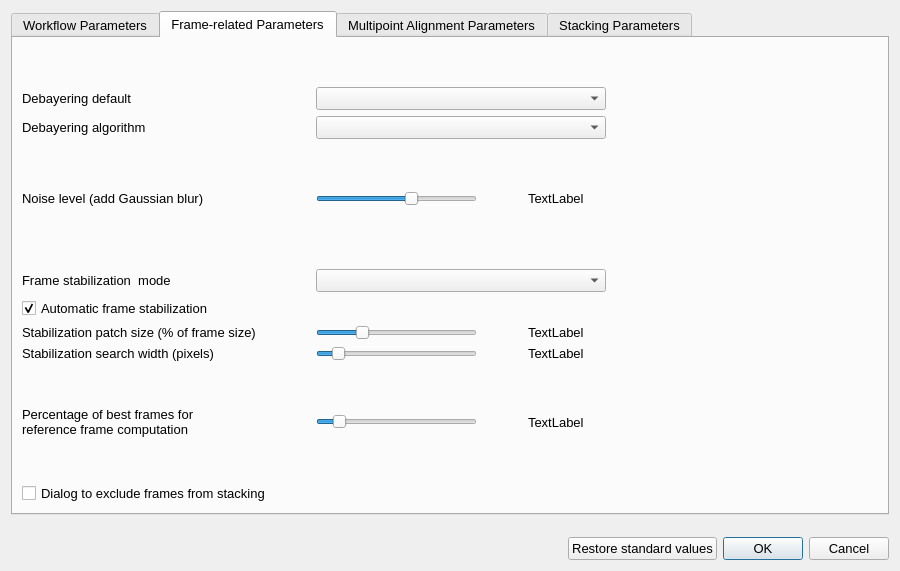
<?xml version="1.0" encoding="UTF-8"?>
<ui version="4.0">
 <class>ConfigurationDialog</class>
 <widget class="QDialog" name="ConfigurationDialog">
  <property name="geometry">
   <rect>
    <x>0</x>
    <y>0</y>
    <width>900</width>
    <height>571</height>
   </rect>
  </property>
  <property name="font">
   <font>
    <pointsize>10</pointsize>
   </font>
  </property>
  <property name="windowTitle">
   <string>Parameter Configuration</string>
  </property>
  <layout class="QGridLayout" name="GridLayout" columnstretch="5,0,0,0">
   <property name="verticalSpacing">
    <number>22</number>
   </property>
   <item row="1" column="1">
    <widget class="QPushButton" name="restore_standard_values">
     <property name="toolTip">
      <string>Reset parameters to original values. In most cases they should give satisfactory results.</string>
     </property>
     <property name="text">
      <string>Restore standard values</string>
     </property>
    </widget>
   </item>
   <item row="1" column="0">
    <spacer name="horizontalSpacer">
     <property name="orientation">
      <enum>Qt::Horizontal</enum>
     </property>
     <property name="sizeHint" stdset="0">
      <size>
       <width>40</width>
       <height>20</height>
      </size>
     </property>
    </spacer>
   </item>
   <item row="1" column="2" colspan="2">
    <widget class="QDialogButtonBox" name="buttonBox">
     <property name="standardButtons">
      <set>QDialogButtonBox::Cancel|QDialogButtonBox::Ok</set>
     </property>
    </widget>
   </item>
   <item row="0" column="0" colspan="4">
    <widget class="QTabWidget" name="tabWidget">
     <property name="currentIndex">
      <number>1</number>
     </property>
     <widget class="QWidget" name="tab_workflow">
      <attribute name="title">
       <string>Workflow Parameters</string>
      </attribute>
      <layout class="QGridLayout" name="gridLayout" rowstretch="1,3,1,3,1,3,1,0,0,0,0,7" columnstretch="3,2,2,1,5">
       <item row="1" column="0">
        <widget class="QCheckBox" name="gpwptf_checkBox">
         <property name="toolTip">
          <string>Append a protocol of this program execution to the text file &quot;PlanetarySystemStacker.log&quot; in the user's home directory.</string>
         </property>
         <property name="text">
          <string>Write protocol to file</string>
         </property>
         <property name="checked">
          <bool>true</bool>
         </property>
        </widget>
       </item>
       <item row="3" column="1">
        <spacer name="horizontalSpacer_3">
         <property name="orientation">
          <enum>Qt::Horizontal</enum>
         </property>
         <property name="sizeHint" stdset="0">
          <size>
           <width>40</width>
           <height>20</height>
          </size>
         </property>
        </spacer>
       </item>
       <item row="3" column="0">
        <widget class="QCheckBox" name="gpspwr_checkBox">
         <property name="toolTip">
          <string>Check if for each job the corresponding protocol section should be stored along with the stacked image.</string>
         </property>
         <property name="text">
          <string>Store protocol with results</string>
         </property>
        </widget>
       </item>
       <item row="3" column="3">
        <widget class="QSpinBox" name="gpbl_spinBox">
         <property name="maximum">
          <number>4</number>
         </property>
        </widget>
       </item>
       <item row="2" column="0">
        <spacer name="verticalSpacer_13">
         <property name="orientation">
          <enum>Qt::Vertical</enum>
         </property>
         <property name="sizeHint" stdset="0">
          <size>
           <width>20</width>
           <height>40</height>
          </size>
         </property>
        </spacer>
       </item>
       <item row="3" column="4">
        <spacer name="horizontalSpacer_2">
         <property name="orientation">
          <enum>Qt::Horizontal</enum>
         </property>
         <property name="sizeHint" stdset="0">
          <size>
           <width>40</width>
           <height>20</height>
          </size>
         </property>
        </spacer>
       </item>
       <item row="5" column="0">
        <widget class="QCheckBox" name="spp_checkBox">
         <property name="toolTip">
          <string>Postprocess the stacked image immediately after stacking,
rather than in a separate job</string>
         </property>
         <property name="text">
          <string>Stacking plus postprocessing</string>
         </property>
        </widget>
       </item>
       <item row="3" column="2">
        <widget class="QLabel" name="gpbl_label_parameter">
         <property name="toolTip">
          <string>Level of data buffering, 0 for no buffering, 4 for buffering all frames and intermediate results.</string>
         </property>
         <property name="text">
          <string>Data buffering level</string>
         </property>
         <property name="alignment">
          <set>Qt::AlignLeading|Qt::AlignLeft|Qt::AlignVCenter</set>
         </property>
        </widget>
       </item>
       <item row="0" column="0">
        <spacer name="verticalSpacer_12">
         <property name="orientation">
          <enum>Qt::Vertical</enum>
         </property>
         <property name="sizeHint" stdset="0">
          <size>
           <width>20</width>
           <height>40</height>
          </size>
         </property>
        </spacer>
       </item>
       <item row="5" column="2">
        <widget class="QLabel" name="gpif_label_parameter">
         <property name="toolTip">
          <string>Stacked and postprocessed images can be written either in &quot;png&quot;, &quot;tiff&quot; or &quot;fits&quot; format.</string>
         </property>
         <property name="text">
          <string>Write images as</string>
         </property>
         <property name="alignment">
          <set>Qt::AlignLeading|Qt::AlignLeft|Qt::AlignVCenter</set>
         </property>
        </widget>
       </item>
       <item row="1" column="3">
        <widget class="QSpinBox" name="gppl_spinBox">
         <property name="maximum">
          <number>2</number>
         </property>
         <property name="value">
          <number>1</number>
         </property>
        </widget>
       </item>
       <item row="5" column="3">
        <widget class="QComboBox" name="gpif_comboBox"/>
       </item>
       <item row="1" column="2">
        <widget class="QLabel" name="gppl_label_parameter">
         <property name="sizePolicy">
          <sizepolicy hsizetype="Preferred" vsizetype="Fixed">
           <horstretch>0</horstretch>
           <verstretch>0</verstretch>
          </sizepolicy>
         </property>
         <property name="toolTip">
          <string>Level of detail of protocol: 0 for nothing, 1 for major steps only, 2 for detailed info.</string>
         </property>
         <property name="text">
          <string>Protocol detail level</string>
         </property>
         <property name="alignment">
          <set>Qt::AlignLeading|Qt::AlignLeft|Qt::AlignVCenter</set>
         </property>
        </widget>
       </item>
       <item row="4" column="0">
        <spacer name="verticalSpacer_14">
         <property name="orientation">
          <enum>Qt::Vertical</enum>
         </property>
         <property name="sizeHint" stdset="0">
          <size>
           <width>20</width>
           <height>40</height>
          </size>
         </property>
        </spacer>
       </item>
       <item row="6" column="0">
        <spacer name="verticalSpacer_18">
         <property name="orientation">
          <enum>Qt::Vertical</enum>
         </property>
         <property name="sizeHint" stdset="0">
          <size>
           <width>20</width>
           <height>40</height>
          </size>
         </property>
        </spacer>
       </item>
       <item row="11" column="2">
        <spacer name="verticalSpacer">
         <property name="orientation">
          <enum>Qt::Vertical</enum>
         </property>
         <property name="sizeHint" stdset="0">
          <size>
           <width>20</width>
           <height>40</height>
          </size>
         </property>
        </spacer>
       </item>
       <item row="7" column="0" colspan="2">
        <widget class="QCheckBox" name="ipfn_checkBox">
         <property name="toolTip">
          <string>The user can choose which parameter values are encoded in the name of the stacking output file name.</string>
         </property>
         <property name="text">
          <string>Include parameters in output file name</string>
         </property>
        </widget>
       </item>
       <item row="7" column="2" colspan="2">
        <widget class="QCheckBox" name="nfs_checkBox">
         <property name="text">
          <string>Number of frames to be stacked</string>
         </property>
        </widget>
       </item>
       <item row="8" column="2" colspan="2">
        <widget class="QCheckBox" name="pfs_checkBox">
         <property name="text">
          <string>Percent of frames to be stacked</string>
         </property>
        </widget>
       </item>
       <item row="9" column="2" colspan="2">
        <widget class="QCheckBox" name="apbs_checkBox">
         <property name="text">
          <string>Alignment point box size (pixels)</string>
         </property>
        </widget>
       </item>
       <item row="10" column="2" colspan="2">
        <widget class="QCheckBox" name="nap_checkBox">
         <property name="text">
          <string>Number of alignment points</string>
         </property>
        </widget>
       </item>
      </layout>
     </widget>
     <widget class="QWidget" name="tab_frames">
      <attribute name="title">
       <string>Frame-related Parameters</string>
      </attribute>
      <layout class="QGridLayout" name="gridLayout_2" rowstretch="3,3,3,3,3,0,3,3,3,3,3,3,3,0,0" columnstretch="3,1,2,2,1,2,7">
       <item row="11" column="0">
        <spacer name="verticalSpacer_7">
         <property name="orientation">
          <enum>Qt::Vertical</enum>
         </property>
         <property name="sizeHint" stdset="0">
          <size>
           <width>20</width>
           <height>40</height>
          </size>
         </property>
        </spacer>
       </item>
       <item row="4" column="5">
        <widget class="QLabel" name="fgw_label_display">
         <property name="text">
          <string>TextLabel</string>
         </property>
        </widget>
       </item>
       <item row="0" column="0">
        <spacer name="verticalSpacer_15">
         <property name="orientation">
          <enum>Qt::Vertical</enum>
         </property>
         <property name="sizeHint" stdset="0">
          <size>
           <width>20</width>
           <height>40</height>
          </size>
         </property>
        </spacer>
       </item>
       <item row="10" column="2" colspan="2">
        <widget class="QSlider" name="afsw_slider_value">
         <property name="minimum">
          <number>5</number>
         </property>
         <property name="maximum">
          <number>150</number>
         </property>
         <property name="singleStep">
          <number>5</number>
         </property>
         <property name="pageStep">
          <number>5</number>
         </property>
         <property name="value">
          <number>20</number>
         </property>
         <property name="orientation">
          <enum>Qt::Horizontal</enum>
         </property>
        </widget>
       </item>
       <item row="4" column="2" colspan="2">
        <widget class="QSlider" name="fgw_slider_value">
         <property name="minimum">
          <number>1</number>
         </property>
         <property name="maximum">
          <number>6</number>
         </property>
         <property name="singleStep">
          <number>1</number>
         </property>
         <property name="pageStep">
          <number>1</number>
         </property>
         <property name="value">
          <number>4</number>
         </property>
         <property name="sliderPosition">
          <number>4</number>
         </property>
         <property name="orientation">
          <enum>Qt::Horizontal</enum>
         </property>
        </widget>
       </item>
       <item row="1" column="0">
        <widget class="QLabel" name="fdb_label_parameter">
         <property name="toolTip">
          <string>Default debayering pattern used if no other pattern is specified for the current job. This pattern is used in creating master frames as well.</string>
         </property>
         <property name="text">
          <string>Debayering default</string>
         </property>
        </widget>
       </item>
       <item row="9" column="2" colspan="2">
        <widget class="QSlider" name="afrsf_slider_value">
         <property name="minimum">
          <number>5</number>
         </property>
         <property name="maximum">
          <number>80</number>
         </property>
         <property name="singleStep">
          <number>5</number>
         </property>
         <property name="pageStep">
          <number>5</number>
         </property>
         <property name="value">
          <number>25</number>
         </property>
         <property name="sliderPosition">
          <number>25</number>
         </property>
         <property name="orientation">
          <enum>Qt::Horizontal</enum>
         </property>
        </widget>
       </item>
       <item row="4" column="4">
        <spacer name="horizontalSpacer_5">
         <property name="orientation">
          <enum>Qt::Horizontal</enum>
         </property>
         <property name="sizeHint" stdset="0">
          <size>
           <width>36</width>
           <height>20</height>
          </size>
         </property>
        </spacer>
       </item>
       <item row="4" column="6">
        <spacer name="horizontalSpacer_6">
         <property name="orientation">
          <enum>Qt::Horizontal</enum>
         </property>
         <property name="sizeHint" stdset="0">
          <size>
           <width>271</width>
           <height>20</height>
          </size>
         </property>
        </spacer>
       </item>
       <item row="9" column="5">
        <widget class="QLabel" name="afrsf_label_display">
         <property name="text">
          <string>TextLabel</string>
         </property>
        </widget>
       </item>
       <item row="4" column="0">
        <widget class="QLabel" name="fgw_label_parameter">
         <property name="toolTip">
          <string>In the presence of noise in the image, shift detection between frames can be misled by spurious local minima.
Gaussian blur can help finding the global optimum. Try higher values for noisy images.</string>
         </property>
         <property name="text">
          <string>Noise level (add Gaussian blur)</string>
         </property>
        </widget>
       </item>
       <item row="8" column="0">
        <widget class="QCheckBox" name="afa_checkBox">
         <property name="toolTip">
          <string>Only for &quot;Surface&quot; mode: Identify frame stabilization patch automatically.</string>
         </property>
         <property name="text">
          <string>Automatic frame stabilization</string>
         </property>
         <property name="checked">
          <bool>true</bool>
         </property>
        </widget>
       </item>
       <item row="14" column="0">
        <widget class="QCheckBox" name="efs_checkBox">
         <property name="toolTip">
          <string>Include a dialog where the user can select frames which should not be used in the stacking workflow.</string>
         </property>
         <property name="text">
          <string>Dialog to exclude frames from stacking</string>
         </property>
        </widget>
       </item>
       <item row="7" column="2" colspan="4">
        <widget class="QComboBox" name="afm_comboBox">
         <property name="currentText">
          <string/>
         </property>
         <property name="currentIndex">
          <number>-1</number>
         </property>
         <property name="maxVisibleItems">
          <number>2</number>
         </property>
        </widget>
       </item>
       <item row="3" column="0">
        <spacer name="verticalSpacer_8">
         <property name="orientation">
          <enum>Qt::Vertical</enum>
         </property>
         <property name="sizeHint" stdset="0">
          <size>
           <width>20</width>
           <height>40</height>
          </size>
         </property>
        </spacer>
       </item>
       <item row="5" column="0" rowspan="2">
        <spacer name="verticalSpacer_6">
         <property name="orientation">
          <enum>Qt::Vertical</enum>
         </property>
         <property name="sizeHint" stdset="0">
          <size>
           <width>20</width>
           <height>40</height>
          </size>
         </property>
        </spacer>
       </item>
       <item row="10" column="0">
        <widget class="QLabel" name="afsw_label_parameter">
         <property name="toolTip">
          <string>Only for &quot;Surface&quot; mode: Maximum allowed shift of consecutive frames per coordinate direction in pixels.</string>
         </property>
         <property name="text">
          <string>Stabilization search width (pixels)</string>
         </property>
        </widget>
       </item>
       <item row="12" column="0">
        <widget class="QLabel" name="afafp_label_parameter">
         <property name="toolTip">
          <string>The reference frame for the multipoint alignment is computed as the average of the best frames. This value specifies the number of frames to be used.</string>
         </property>
         <property name="text">
          <string>Percentage of best frames for
reference frame computation</string>
         </property>
        </widget>
       </item>
       <item row="9" column="0">
        <widget class="QLabel" name="afrsf_label_parameter">
         <property name="toolTip">
          <string>Only for &quot;Surface&quot; mode: Size of the stabilization patch relative to the frame size.</string>
         </property>
         <property name="text">
          <string>Stabilization patch size (% of frame size)</string>
         </property>
        </widget>
       </item>
       <item row="1" column="2" colspan="4">
        <widget class="QComboBox" name="fdb_comboBox"/>
       </item>
       <item row="12" column="5">
        <widget class="QLabel" name="afafp_label_display">
         <property name="text">
          <string>TextLabel</string>
         </property>
        </widget>
       </item>
       <item row="7" column="0">
        <widget class="QLabel" name="afm_label_parameter">
         <property name="toolTip">
          <string>All frames have to be globally aligned with each other before stacking. Two modes are supported: &quot;Surface&quot; and &quot;Planetary&quot;.
In &quot;Surface&quot; mode (moon, sun) a patch with sufficient local contrast is used for image registration.
In &quot;Planetary&quot; mode, the &quot;centers of gravity&quot; of all frames are registered with each other.</string>
         </property>
         <property name="text">
          <string>Frame stabilization  mode</string>
         </property>
        </widget>
       </item>
       <item row="10" column="5">
        <widget class="QLabel" name="afsw_label_display">
         <property name="text">
          <string>TextLabel</string>
         </property>
        </widget>
       </item>
       <item row="4" column="1">
        <spacer name="horizontalSpacer_4">
         <property name="orientation">
          <enum>Qt::Horizontal</enum>
         </property>
         <property name="sizeHint" stdset="0">
          <size>
           <width>40</width>
           <height>25</height>
          </size>
         </property>
        </spacer>
       </item>
       <item row="12" column="2" colspan="2">
        <widget class="QSlider" name="afafp_slider_value">
         <property name="minimum">
          <number>3</number>
         </property>
         <property name="maximum">
          <number>30</number>
         </property>
         <property name="singleStep">
          <number>3</number>
         </property>
         <property name="pageStep">
          <number>3</number>
         </property>
         <property name="value">
          <number>6</number>
         </property>
         <property name="orientation">
          <enum>Qt::Horizontal</enum>
         </property>
        </widget>
       </item>
       <item row="13" column="0">
        <spacer name="verticalSpacer_2">
         <property name="orientation">
          <enum>Qt::Vertical</enum>
         </property>
         <property name="sizeHint" stdset="0">
          <size>
           <width>20</width>
           <height>40</height>
          </size>
         </property>
        </spacer>
       </item>
       <item row="2" column="0">
        <widget class="QLabel" name="fdbm_label_parameter">
         <property name="text">
          <string>Debayering algorithm</string>
         </property>
        </widget>
       </item>
       <item row="2" column="2" colspan="4">
        <widget class="QComboBox" name="fdbm_comboBox"/>
       </item>
      </layout>
     </widget>
     <widget class="QWidget" name="tab_alignment">
      <attribute name="title">
       <string>Multipoint Alignment Parameters</string>
      </attribute>
      <layout class="QGridLayout" name="gridLayout_3" rowstretch="1,3,1,3,1,3,1,3,12" columnstretch="3,1,4,1,1,7">
       <item row="3" column="2">
        <widget class="QSlider" name="apsw_slider_value">
         <property name="minimum">
          <number>6</number>
         </property>
         <property name="maximum">
          <number>30</number>
         </property>
         <property name="singleStep">
          <number>2</number>
         </property>
         <property name="pageStep">
          <number>2</number>
         </property>
         <property name="value">
          <number>10</number>
         </property>
         <property name="orientation">
          <enum>Qt::Horizontal</enum>
         </property>
        </widget>
       </item>
       <item row="5" column="0">
        <widget class="QLabel" name="apst_label_parameter">
         <property name="toolTip">
          <string>In the automatic construction of alignment point grids, points are discarded if there is too little local structure.
Higher values result in more points to be discarded. If the value is too low, unreliable alignment points are included.</string>
         </property>
         <property name="text">
          <string>Minimum structure</string>
         </property>
        </widget>
       </item>
       <item row="5" column="2">
        <widget class="QSlider" name="apst_slider_value">
         <property name="minimum">
          <number>1</number>
         </property>
         <property name="maximum">
          <number>30</number>
         </property>
         <property name="pageStep">
          <number>5</number>
         </property>
         <property name="value">
          <number>5</number>
         </property>
         <property name="orientation">
          <enum>Qt::Horizontal</enum>
         </property>
        </widget>
       </item>
       <item row="3" column="4">
        <widget class="QLabel" name="apsw_label_display">
         <property name="text">
          <string>TextLabel</string>
         </property>
        </widget>
       </item>
       <item row="3" column="0">
        <widget class="QLabel" name="apsw_label_parameter">
         <property name="toolTip">
          <string>Maximum allowed local warp per coordinate direction.</string>
         </property>
         <property name="text">
          <string>Max. alignment search width (pixels)</string>
         </property>
        </widget>
       </item>
       <item row="5" column="4">
        <widget class="QLabel" name="apst_label_display">
         <property name="text">
          <string>TextLabel</string>
         </property>
        </widget>
       </item>
       <item row="1" column="2">
        <widget class="QSlider" name="aphbw_slider_value">
         <property name="minimum">
          <number>20</number>
         </property>
         <property name="maximum">
          <number>140</number>
         </property>
         <property name="singleStep">
          <number>4</number>
         </property>
         <property name="pageStep">
          <number>4</number>
         </property>
         <property name="value">
          <number>40</number>
         </property>
         <property name="orientation">
          <enum>Qt::Horizontal</enum>
         </property>
        </widget>
       </item>
       <item row="1" column="4">
        <widget class="QLabel" name="aphbw_label_display">
         <property name="text">
          <string>TextLabel</string>
         </property>
        </widget>
       </item>
       <item row="8" column="1">
        <spacer name="verticalSpacer_3">
         <property name="orientation">
          <enum>Qt::Vertical</enum>
         </property>
         <property name="sizeHint" stdset="0">
          <size>
           <width>20</width>
           <height>40</height>
          </size>
         </property>
        </spacer>
       </item>
       <item row="1" column="1">
        <spacer name="horizontalSpacer_8">
         <property name="orientation">
          <enum>Qt::Horizontal</enum>
         </property>
         <property name="sizeHint" stdset="0">
          <size>
           <width>40</width>
           <height>20</height>
          </size>
         </property>
        </spacer>
       </item>
       <item row="1" column="3">
        <spacer name="horizontalSpacer_7">
         <property name="orientation">
          <enum>Qt::Horizontal</enum>
         </property>
         <property name="sizeHint" stdset="0">
          <size>
           <width>44</width>
           <height>20</height>
          </size>
         </property>
        </spacer>
       </item>
       <item row="7" column="2">
        <widget class="QSlider" name="apbt_slider_value">
         <property name="minimum">
          <number>2</number>
         </property>
         <property name="maximum">
          <number>50</number>
         </property>
         <property name="singleStep">
          <number>2</number>
         </property>
         <property name="pageStep">
          <number>2</number>
         </property>
         <property name="value">
          <number>10</number>
         </property>
         <property name="orientation">
          <enum>Qt::Horizontal</enum>
         </property>
        </widget>
       </item>
       <item row="1" column="5">
        <spacer name="horizontalSpacer_9">
         <property name="orientation">
          <enum>Qt::Horizontal</enum>
         </property>
         <property name="sizeHint" stdset="0">
          <size>
           <width>40</width>
           <height>20</height>
          </size>
         </property>
        </spacer>
       </item>
       <item row="7" column="0">
        <widget class="QLabel" name="apbt_label_parameter">
         <property name="toolTip">
          <string>In the automatic construction of alignment point grids, points are discarded if no pixels in the surrounding box are bright enough.
Higher values result in more points to be discarded. If the value is too low, unreliable alignment points are included.</string>
         </property>
         <property name="text">
          <string>Minimum brightness</string>
         </property>
        </widget>
       </item>
       <item row="2" column="0">
        <spacer name="verticalSpacer_9">
         <property name="orientation">
          <enum>Qt::Vertical</enum>
         </property>
         <property name="sizeHint" stdset="0">
          <size>
           <width>20</width>
           <height>40</height>
          </size>
         </property>
        </spacer>
       </item>
       <item row="4" column="0">
        <spacer name="verticalSpacer_10">
         <property name="orientation">
          <enum>Qt::Vertical</enum>
         </property>
         <property name="sizeHint" stdset="0">
          <size>
           <width>20</width>
           <height>40</height>
          </size>
         </property>
        </spacer>
       </item>
       <item row="7" column="4">
        <widget class="QLabel" name="apbt_label_display">
         <property name="text">
          <string>TextLabel</string>
         </property>
        </widget>
       </item>
       <item row="1" column="0">
        <widget class="QLabel" name="aphbw_label_parameter">
         <property name="toolTip">
          <string>Size of the quadratic box around an alignment point used to measure the local shift.
Smaller values result in better resolution of locality, but shift detection can fail if local contrast is low.</string>
         </property>
         <property name="text">
          <string>Alignment box width (pixels)</string>
         </property>
        </widget>
       </item>
       <item row="6" column="0">
        <spacer name="verticalSpacer_11">
         <property name="orientation">
          <enum>Qt::Vertical</enum>
         </property>
         <property name="sizeHint" stdset="0">
          <size>
           <width>20</width>
           <height>40</height>
          </size>
         </property>
        </spacer>
       </item>
       <item row="0" column="0">
        <spacer name="verticalSpacer_16">
         <property name="orientation">
          <enum>Qt::Vertical</enum>
         </property>
         <property name="sizeHint" stdset="0">
          <size>
           <width>20</width>
           <height>40</height>
          </size>
         </property>
        </spacer>
       </item>
      </layout>
     </widget>
     <widget class="QWidget" name="tab_stacking">
      <attribute name="title">
       <string>Stacking Parameters</string>
      </attribute>
      <layout class="QGridLayout" name="gridLayout_4" rowstretch="1,3,1,3,3,7" columnstretch="2,1,3,1,2,7">
       <item row="4" column="0">
        <widget class="QLabel" name="fnt_label_parameter">
         <property name="toolTip">
          <string>Pixels with brightness below this value will not be included in normalization.
This reduces the effect of background noise in the dark space around the object.</string>
         </property>
         <property name="text">
          <string>Normalization black cut-off</string>
         </property>
        </widget>
       </item>
       <item row="4" column="4">
        <widget class="QLabel" name="fnt_label_display">
         <property name="text">
          <string>TextLabel</string>
         </property>
        </widget>
       </item>
       <item row="1" column="1">
        <spacer name="horizontalSpacer_10">
         <property name="orientation">
          <enum>Qt::Horizontal</enum>
         </property>
         <property name="sizeHint" stdset="0">
          <size>
           <width>40</width>
           <height>20</height>
          </size>
         </property>
        </spacer>
       </item>
       <item row="2" column="0">
        <spacer name="verticalSpacer_5">
         <property name="orientation">
          <enum>Qt::Vertical</enum>
         </property>
         <property name="sizeHint" stdset="0">
          <size>
           <width>20</width>
           <height>40</height>
          </size>
         </property>
        </spacer>
       </item>
       <item row="3" column="0" colspan="3">
        <widget class="QCheckBox" name="fn_checkBox">
         <property name="toolTip">
          <string>Normalize the brightness of all frames. This will improve the ranking of frames and alignment patches, and reduce frame blending artifacts in stacking.</string>
         </property>
         <property name="text">
          <string>Normalize frame brightness</string>
         </property>
        </widget>
       </item>
       <item row="4" column="2">
        <widget class="QSlider" name="fnt_slider_value">
         <property name="maximum">
          <number>40</number>
         </property>
         <property name="pageStep">
          <number>2</number>
         </property>
         <property name="orientation">
          <enum>Qt::Horizontal</enum>
         </property>
        </widget>
       </item>
       <item row="5" column="2">
        <spacer name="verticalSpacer_4">
         <property name="orientation">
          <enum>Qt::Vertical</enum>
         </property>
         <property name="sizeHint" stdset="0">
          <size>
           <width>20</width>
           <height>40</height>
          </size>
         </property>
        </spacer>
       </item>
       <item row="1" column="0">
        <widget class="QLabel" name="apfp_label_parameter">
         <property name="toolTip">
          <string>At each alignment point the same number of frames are stacked.
This value specifies this number relative to the total number of frames.</string>
         </property>
         <property name="text">
          <string>Percentage of best frames
to be stacked</string>
         </property>
        </widget>
       </item>
       <item row="1" column="2">
        <widget class="QSlider" name="apfp_slider_value">
         <property name="minimum">
          <number>1</number>
         </property>
         <property name="maximum">
          <number>100</number>
         </property>
         <property name="pageStep">
          <number>1</number>
         </property>
         <property name="value">
          <number>10</number>
         </property>
         <property name="orientation">
          <enum>Qt::Horizontal</enum>
         </property>
        </widget>
       </item>
       <item row="1" column="4">
        <widget class="QLabel" name="apfp_label_display">
         <property name="text">
          <string>TextLabel</string>
         </property>
        </widget>
       </item>
       <item row="1" column="5">
        <spacer name="horizontalSpacer_12">
         <property name="orientation">
          <enum>Qt::Horizontal</enum>
         </property>
         <property name="sizeHint" stdset="0">
          <size>
           <width>40</width>
           <height>20</height>
          </size>
         </property>
        </spacer>
       </item>
       <item row="1" column="3">
        <spacer name="horizontalSpacer_11">
         <property name="orientation">
          <enum>Qt::Horizontal</enum>
         </property>
         <property name="sizeHint" stdset="0">
          <size>
           <width>40</width>
           <height>20</height>
          </size>
         </property>
        </spacer>
       </item>
       <item row="0" column="0">
        <spacer name="verticalSpacer_17">
         <property name="orientation">
          <enum>Qt::Vertical</enum>
         </property>
         <property name="sizeHint" stdset="0">
          <size>
           <width>20</width>
           <height>40</height>
          </size>
         </property>
        </spacer>
       </item>
      </layout>
     </widget>
    </widget>
   </item>
  </layout>
 </widget>
 <resources/>
 <connections>
  <connection>
   <sender>apsw_slider_value</sender>
   <signal>valueChanged(int)</signal>
   <receiver>apsw_label_display</receiver>
   <slot>setNum(int)</slot>
   <hints>
    <hint type="sourcelabel">
     <x>371</x>
     <y>134</y>
    </hint>
    <hint type="destinationlabel">
     <x>541</x>
     <y>134</y>
    </hint>
   </hints>
  </connection>
  <connection>
   <sender>aphbw_slider_value</sender>
   <signal>valueChanged(int)</signal>
   <receiver>aphbw_label_display</receiver>
   <slot>setNum(int)</slot>
   <hints>
    <hint type="sourcelabel">
     <x>371</x>
     <y>79</y>
    </hint>
    <hint type="destinationlabel">
     <x>541</x>
     <y>79</y>
    </hint>
   </hints>
  </connection>
  <connection>
   <sender>apfp_slider_value</sender>
   <signal>valueChanged(int)</signal>
   <receiver>apfp_label_display</receiver>
   <slot>setNum(int)</slot>
   <hints>
    <hint type="sourcelabel">
     <x>305</x>
     <y>104</y>
    </hint>
    <hint type="destinationlabel">
     <x>485</x>
     <y>104</y>
    </hint>
   </hints>
  </connection>
  <connection>
   <sender>apbt_slider_value</sender>
   <signal>valueChanged(int)</signal>
   <receiver>apbt_label_display</receiver>
   <slot>setNum(int)</slot>
   <hints>
    <hint type="sourcelabel">
     <x>371</x>
     <y>242</y>
    </hint>
    <hint type="destinationlabel">
     <x>541</x>
     <y>242</y>
    </hint>
   </hints>
  </connection>
  <connection>
   <sender>afsw_slider_value</sender>
   <signal>valueChanged(int)</signal>
   <receiver>afsw_label_display</receiver>
   <slot>setNum(int)</slot>
   <hints>
    <hint type="sourcelabel">
     <x>387</x>
     <y>349</y>
    </hint>
    <hint type="destinationlabel">
     <x>558</x>
     <y>349</y>
    </hint>
   </hints>
  </connection>
  <connection>
   <sender>afrsf_slider_value</sender>
   <signal>valueChanged(int)</signal>
   <receiver>afrsf_label_display</receiver>
   <slot>setNum(int)</slot>
   <hints>
    <hint type="sourcelabel">
     <x>387</x>
     <y>321</y>
    </hint>
    <hint type="destinationlabel">
     <x>558</x>
     <y>321</y>
    </hint>
   </hints>
  </connection>
  <connection>
   <sender>afafp_slider_value</sender>
   <signal>valueChanged(int)</signal>
   <receiver>afafp_label_display</receiver>
   <slot>setNum(int)</slot>
   <hints>
    <hint type="sourcelabel">
     <x>387</x>
     <y>434</y>
    </hint>
    <hint type="destinationlabel">
     <x>558</x>
     <y>434</y>
    </hint>
   </hints>
  </connection>
 </connections>
</ui>
